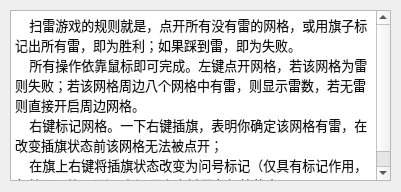
<?xml version="1.0" encoding="UTF-8"?>
<ui version="4.0">
 <class>List</class>
 <widget class="QDialog" name="List">
  <property name="geometry">
   <rect>
    <x>0</x>
    <y>0</y>
    <width>401</width>
    <height>192</height>
   </rect>
  </property>
  <property name="windowTitle">
   <string>Dialog</string>
  </property>
  <widget class="QTextBrowser" name="textBrowser">
   <property name="geometry">
    <rect>
     <x>10</x>
     <y>10</y>
     <width>381</width>
     <height>171</height>
    </rect>
   </property>
   <property name="html">
    <string>&lt;!DOCTYPE HTML PUBLIC &quot;-//W3C//DTD HTML 4.0//EN&quot; &quot;http://www.w3.org/TR/REC-html40/strict.dtd&quot;&gt;
&lt;html&gt;&lt;head&gt;&lt;meta name=&quot;qrichtext&quot; content=&quot;1&quot; /&gt;&lt;style type=&quot;text/css&quot;&gt;
p, li { white-space: pre-wrap; }
&lt;/style&gt;&lt;/head&gt;&lt;body style=&quot; font-family:'SimSun'; font-size:9pt; font-weight:400; font-style:normal;&quot;&gt;
&lt;p style=&quot; margin-top:0px; margin-bottom:0px; margin-left:0px; margin-right:0px; -qt-block-indent:0; text-indent:0px;&quot;&gt;&lt;span style=&quot; font-family:'-apple-system','BlinkMacSystemFont','Helvetica Neue','PingFang SC','Microsoft YaHei','Source Han Sans SC','Noto Sans CJK SC','WenQuanYi Micro Hei','sans-serif'; font-size:10pt; color:#121212; background-color:#ffffff;&quot;&gt;    扫雷游戏的规则就是，点开所有没有雷的网格，或用旗子标记出所有雷，即为胜利；如果踩到雷，即为失败。&lt;/span&gt;&lt;/p&gt;
&lt;p style=&quot; margin-top:0px; margin-bottom:0px; margin-left:0px; margin-right:0px; -qt-block-indent:0; text-indent:0px;&quot;&gt;&lt;span style=&quot; font-family:'-apple-system','BlinkMacSystemFont','Helvetica Neue','PingFang SC','Microsoft YaHei','Source Han Sans SC','Noto Sans CJK SC','WenQuanYi Micro Hei','sans-serif'; font-size:10pt; color:#121212; background-color:#ffffff;&quot;&gt;    所有操作依靠鼠标即可完成。左键点开网格，若该网格为雷则失败；若该网格周边八个网格中有雷，则显示雷数，若无雷则直接开启周边网格。&lt;/span&gt;&lt;/p&gt;
&lt;p style=&quot; margin-top:0px; margin-bottom:0px; margin-left:0px; margin-right:0px; -qt-block-indent:0; text-indent:0px;&quot;&gt;&lt;span style=&quot; font-family:'-apple-system','BlinkMacSystemFont','Helvetica Neue','PingFang SC','Microsoft YaHei','Source Han Sans SC','Noto Sans CJK SC','WenQuanYi Micro Hei','sans-serif'; font-size:10pt; color:#121212; background-color:#ffffff;&quot;&gt;    右键标记网格。一下右键插旗，表明你确定该网格有雷，在改变插旗状态前该网格无法被点开；&lt;/span&gt;&lt;/p&gt;
&lt;p style=&quot; margin-top:0px; margin-bottom:0px; margin-left:0px; margin-right:0px; -qt-block-indent:0; text-indent:0px;&quot;&gt;&lt;span style=&quot; font-family:'-apple-system','BlinkMacSystemFont','Helvetica Neue','PingFang SC','Microsoft YaHei','Source Han Sans SC','Noto Sans CJK SC','WenQuanYi Micro Hei','sans-serif'; font-size:10pt; color:#121212; background-color:#ffffff;&quot;&gt;    在旗上右键将插旗状态改变为问号标记（仅具有标记作用，与普通网格无异）,在问号上右键回复初始状态。&lt;/span&gt;&lt;/p&gt;&lt;/body&gt;&lt;/html&gt;</string>
   </property>
  </widget>
 </widget>
 <resources/>
 <connections/>
</ui>
